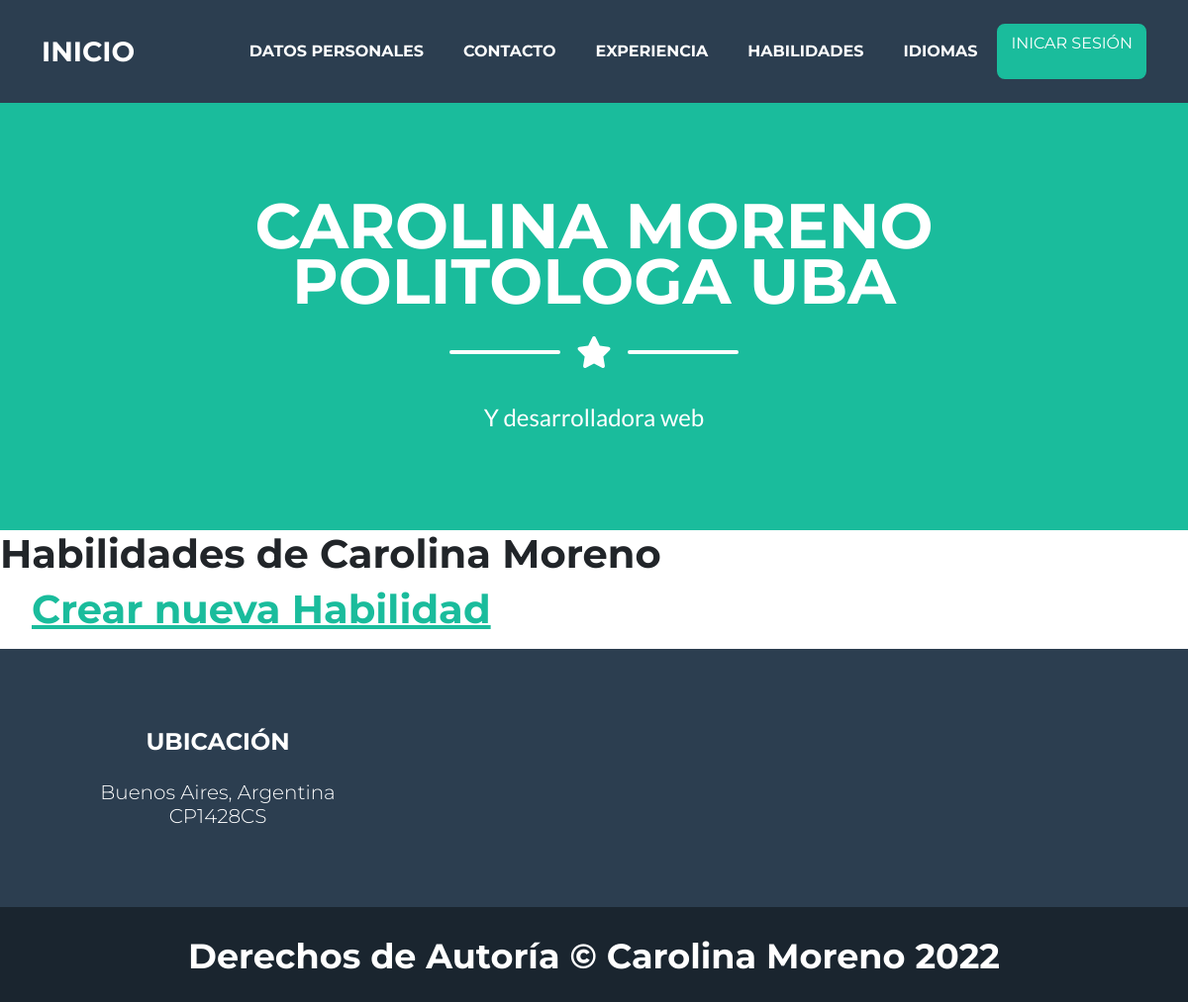
The page /AppCaro/habilidades/list on the database as committed earlier.
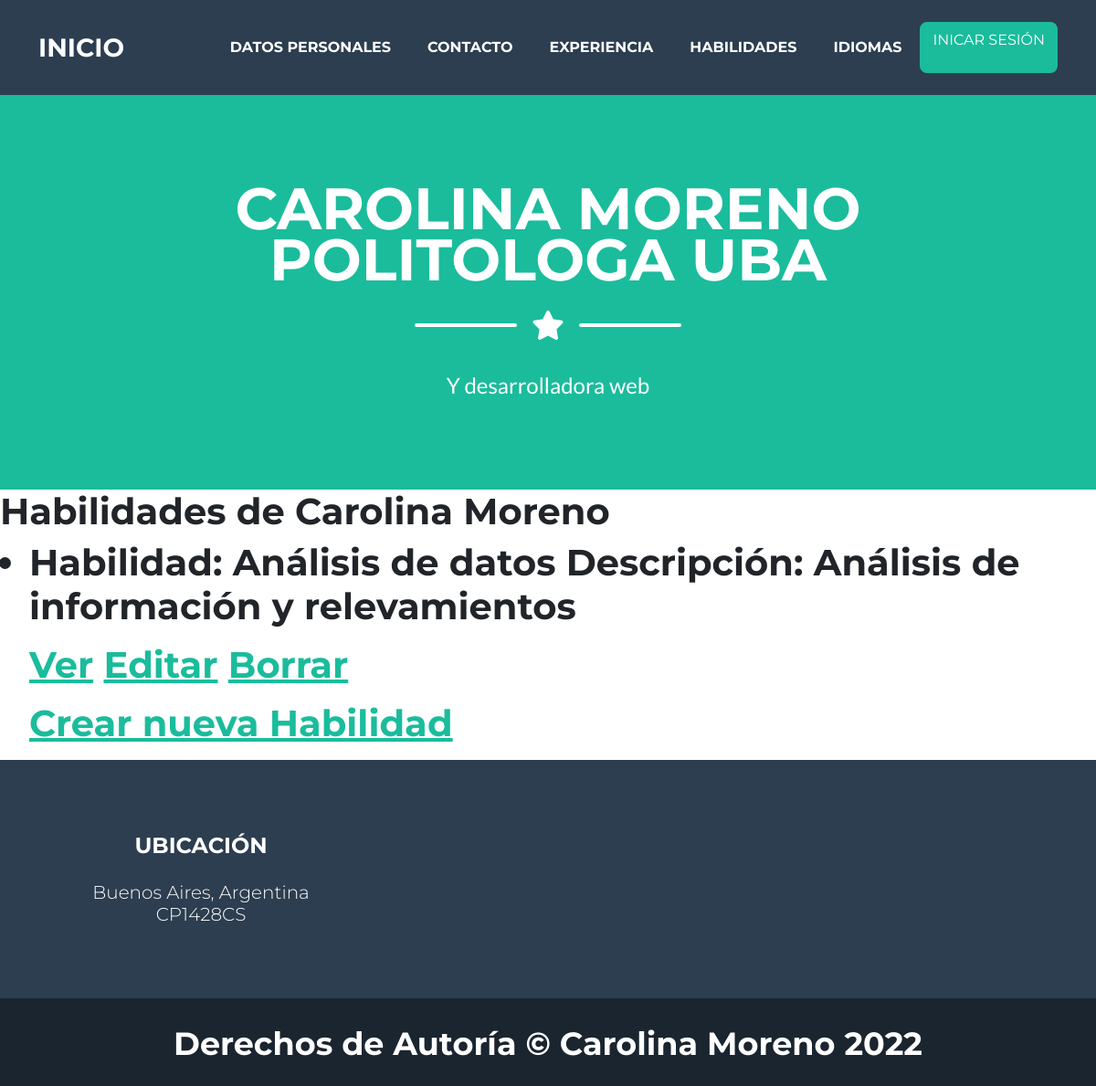
The same page on the database as committed later.
### AppCaro/models.py (models this page shows, shortened)
class Habilidades(models.Model):
    nombre_habilidad=models.CharField(max_length=20)
    descripcion_habilidad=models.CharField(max_length=140)

### AppCaro/views.py (the view)
# urls.py: path('habilidades/list', views.HabilidadesList.as_view(), name = 'habilidades/list'),
class HabilidadesList(ListView):
    model = Habilidades
    template_name = "AppCaro/habilidades_list.html"

### AppCaro/templates/AppCaro/habilidades_list.html
{% extends "AppCaro/padre.html" %}
{% load static %}
{% block contenido_que_cambia %}
<h1> Habilidades de Carolina Moreno <h1>
    <ul>
        {% for habilidad in object_list %}
            <li>
                <p>
                    Habilidad: {{habilidad.nombre_habilidad}}
                    Descripción: {{habilidad.descripcion_habilidad}}
                </p>
                <p>
                    <a href = "{% url 'Detalle' habilidades.id %}"> Ver</a>
                    <a href = "{% url 'Editar' habilidades.id %}"> Editar</a>
                    <a href = "{% url 'Borrar' habilidades.id %}"> Borrar</a>
                </p>
            </li>
        {% endfor %}
        <a href = "{% url 'Nuevo' %}"> Crear nueva Habilidad</a>
     </ul>
{% endblock %}

Rows that differ between the two databases and show on the page:
added Habilidades: nombre_habilidad "Análisis de datos", descripcion_habilidad "Análisis de información y relevamientos"
